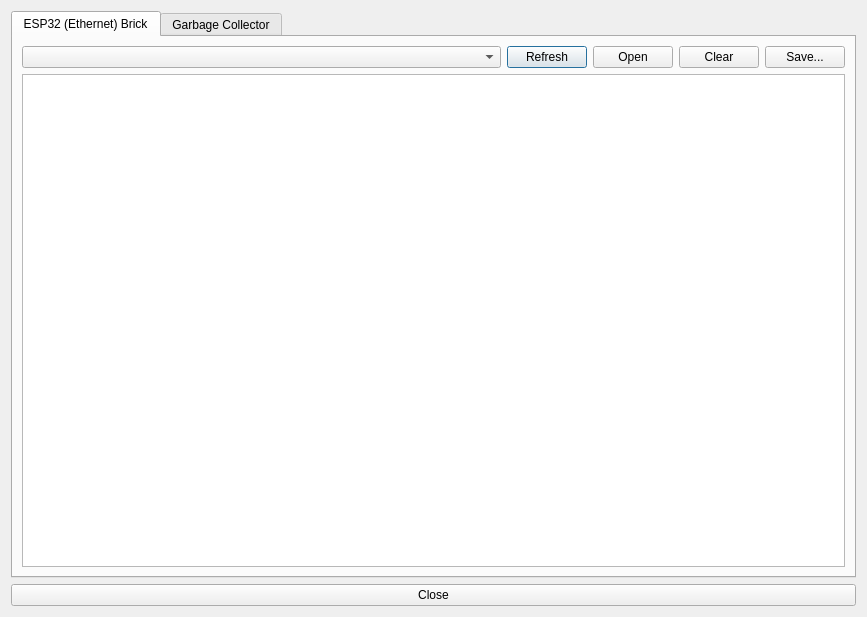
<?xml version="1.0" encoding="UTF-8"?>
<ui version="4.0">
 <class>Developer</class>
 <widget class="QDialog" name="Developer">
  <property name="geometry">
   <rect>
    <x>0</x>
    <y>0</y>
    <width>867</width>
    <height>617</height>
   </rect>
  </property>
  <property name="windowTitle">
   <string>Developer Functions</string>
  </property>
  <layout class="QVBoxLayout" name="verticalLayout_3">
   <item>
    <widget class="QTabWidget" name="tabWidget">
     <property name="currentIndex">
      <number>0</number>
     </property>
     <widget class="QWidget" name="tab">
      <attribute name="title">
       <string>ESP32 (Ethernet) Brick</string>
      </attribute>
      <layout class="QVBoxLayout" name="verticalLayout_2">
       <item>
        <layout class="QGridLayout" name="gridLayout_2">
         <item row="4" column="0">
          <widget class="QPlainTextEdit" name="edit_serial_text">
           <property name="undoRedoEnabled">
            <bool>false</bool>
           </property>
           <property name="lineWrapMode">
            <enum>QPlainTextEdit::NoWrap</enum>
           </property>
           <property name="readOnly">
            <bool>true</bool>
           </property>
          </widget>
         </item>
         <item row="3" column="0">
          <layout class="QHBoxLayout" name="horizontalLayout_2">
           <item>
            <widget class="QComboBox" name="combo_serial_port">
             <property name="sizePolicy">
              <sizepolicy hsizetype="Preferred" vsizetype="Fixed">
               <horstretch>1</horstretch>
               <verstretch>0</verstretch>
              </sizepolicy>
             </property>
            </widget>
           </item>
           <item>
            <widget class="QPushButton" name="button_serial_port_refresh">
             <property name="text">
              <string>Refresh</string>
             </property>
            </widget>
           </item>
           <item>
            <widget class="QPushButton" name="button_serial_port_open">
             <property name="text">
              <string>Open</string>
             </property>
            </widget>
           </item>
           <item>
            <widget class="QPushButton" name="button_serial_text_clear">
             <property name="text">
              <string>Clear</string>
             </property>
            </widget>
           </item>
           <item>
            <widget class="QPushButton" name="button_serial_text_save">
             <property name="text">
              <string>Save...</string>
             </property>
            </widget>
           </item>
          </layout>
         </item>
        </layout>
       </item>
      </layout>
     </widget>
     <widget class="QWidget" name="tab_2">
      <attribute name="title">
       <string>Garbage Collector</string>
      </attribute>
      <layout class="QVBoxLayout" name="verticalLayout">
       <item>
        <layout class="QGridLayout" name="gridLayout_3">
         <item row="1" column="0">
          <layout class="QHBoxLayout" name="horizontalLayout">
           <item>
            <widget class="QLabel" name="label">
             <property name="text">
              <string>Runs:</string>
             </property>
            </widget>
           </item>
           <item>
            <widget class="QLabel" name="label_gc_runs">
             <property name="text">
              <string>-</string>
             </property>
            </widget>
           </item>
           <item>
            <spacer name="horizontalSpacer_3">
             <property name="orientation">
              <enum>Qt::Horizontal</enum>
             </property>
             <property name="sizeHint" stdset="0">
              <size>
               <width>40</width>
               <height>20</height>
              </size>
             </property>
            </spacer>
           </item>
           <item>
            <widget class="QLabel" name="label_2">
             <property name="text">
              <string>Objects:</string>
             </property>
            </widget>
           </item>
           <item>
            <widget class="QLabel" name="label_gc_objects">
             <property name="text">
              <string>-</string>
             </property>
            </widget>
           </item>
           <item>
            <spacer name="horizontalSpacer">
             <property name="orientation">
              <enum>Qt::Horizontal</enum>
             </property>
             <property name="sizeHint" stdset="0">
              <size>
               <width>40</width>
               <height>20</height>
              </size>
             </property>
            </spacer>
           </item>
           <item>
            <widget class="QLabel" name="label_6">
             <property name="text">
              <string>Collected:</string>
             </property>
            </widget>
           </item>
           <item>
            <widget class="QLabel" name="label_gc_collected">
             <property name="text">
              <string>-</string>
             </property>
            </widget>
           </item>
           <item>
            <spacer name="horizontalSpacer_2">
             <property name="orientation">
              <enum>Qt::Horizontal</enum>
             </property>
             <property name="sizeHint" stdset="0">
              <size>
               <width>40</width>
               <height>20</height>
              </size>
             </property>
            </spacer>
           </item>
           <item>
            <widget class="QLabel" name="label_7">
             <property name="text">
              <string>Uncollectable:</string>
             </property>
            </widget>
           </item>
           <item>
            <widget class="QLabel" name="label_gc_uncollectable">
             <property name="text">
              <string>-</string>
             </property>
            </widget>
           </item>
          </layout>
         </item>
         <item row="0" column="0">
          <widget class="QPushButton" name="button_force_gc">
           <property name="text">
            <string>Force</string>
           </property>
          </widget>
         </item>
         <item row="2" column="0">
          <spacer name="verticalSpacer">
           <property name="orientation">
            <enum>Qt::Vertical</enum>
           </property>
           <property name="sizeHint" stdset="0">
            <size>
             <width>20</width>
             <height>40</height>
            </size>
           </property>
          </spacer>
         </item>
        </layout>
       </item>
      </layout>
     </widget>
    </widget>
   </item>
   <item>
    <widget class="QPushButton" name="button_close">
     <property name="text">
      <string>Close</string>
     </property>
    </widget>
   </item>
  </layout>
 </widget>
 <tabstops>
  <tabstop>tabWidget</tabstop>
  <tabstop>combo_serial_port</tabstop>
  <tabstop>button_serial_port_refresh</tabstop>
  <tabstop>button_serial_port_open</tabstop>
  <tabstop>button_serial_text_clear</tabstop>
  <tabstop>button_serial_text_save</tabstop>
  <tabstop>edit_serial_text</tabstop>
  <tabstop>button_close</tabstop>
  <tabstop>button_force_gc</tabstop>
 </tabstops>
 <resources/>
 <connections/>
</ui>
